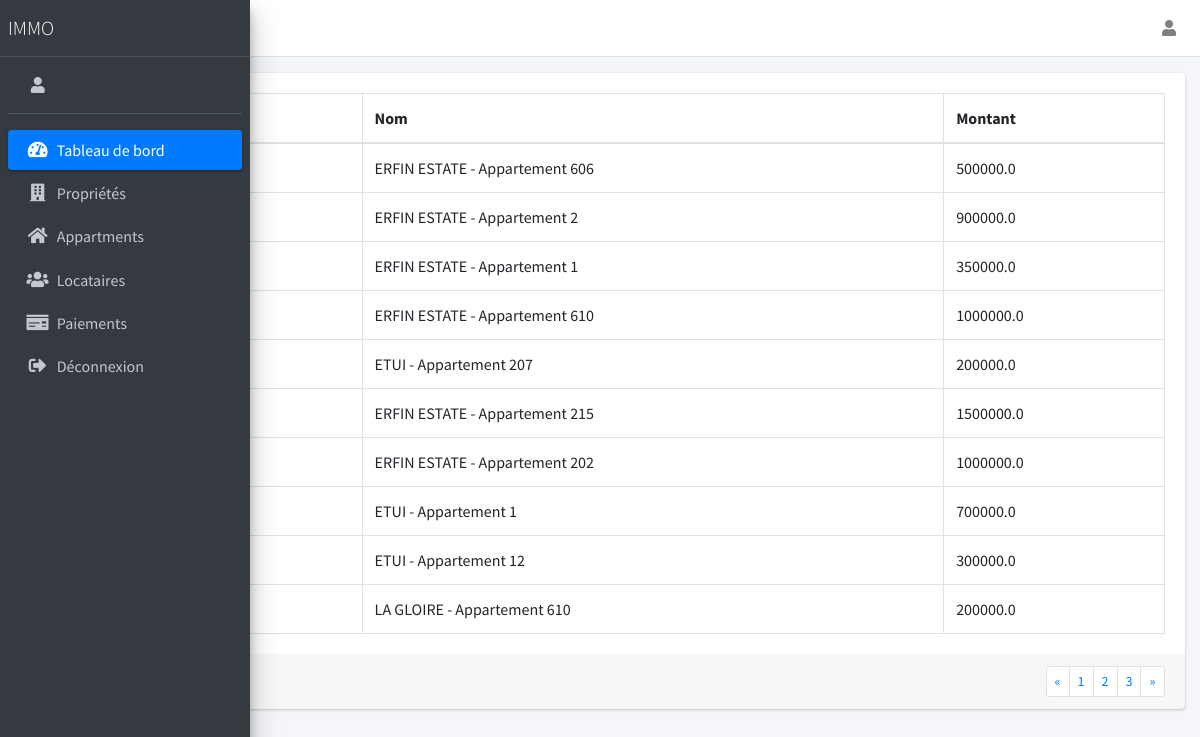
The app's page /landlords/wallet with its own data.
### manager/models.py (models this page shows, shortened)
class Appartment(models.Model):
    name = models.CharField(max_length=200)
    slug = models.CharField(max_length=200)
    price = models.DecimalField(
                         max_digits = 10,
                         decimal_places = 1)
    bail = models.DecimalField(
                         max_digits = 10,
                         decimal_places = 1)
    address = models.CharField(max_length=200, null=True, blank=True)
    description = models.TextField()
    bail_required =  models.BooleanField(default=True)
    status = models.CharField(max_length=200, null=True)
    date_create = models.DateTimeField(auto_now_add=True, null=True)
    building = models.ForeignKey(
        Building, on_delete=models.SET_NULL, null=True, blank=True)

class Building(models.Model):
    name = models.CharField(max_length=200)
    slug = models.CharField(max_length=200)
    address = models.CharField(max_length=200)
    description = models.TextField()
    date_create = models.DateTimeField(auto_now_add=True, null=True)
    contract_file_path = models.FileField(upload_to="contrat")
    building_type = models.ForeignKey(
        BuildingType, on_delete=models.SET_NULL, null=True, blank=True)
    landlord = models.ForeignKey(
        ImmoUser, on_delete=models.SET_NULL, null=True, blank=True)

### manager/views.py (the view)
# urls.py: path('landlords/wallet', views.walletLandlord, name="landlordWallet"),
def walletLandlord(request):
    immo_role = ImmoRole.objects.get(slug='landlord')
    immo_user = ImmoUser.objects.select_related('user', '').filter(role=immo_role)
    payments = Payment.objects.filter(payment_type=1)
    sum_retrait = 0
    wallet = 0
    building = Appartment.objects.all()
    for pay in payments:
        wallet = wallet + pay.bill.contract.appartment.price - (pay.bill.contract.appartment.price*10)/100
    total_wallet = wallet - sum_retrait
    context = {
        'wallets': building
    }
    return render(request, 'components/landlord/walletland.html',context)

### manager/models.py (called while the page is built)
    def __str__(self):
        return self.user.first_name +  ' ' + self.user.last_name

### manager/templates/components/landlord/walletland.html (shortened to what this page needs)
{%extends 'app.html'%}
{%load static %}
{% block content %}
<section class="content">
	<div class="container-fluid">
	  <div class="row">
		<div class="col-md-12 mt-3">
		  <div class="card">
			<div class="card-body">
			  <table class="table table-bordered">
				<thead>
				  <tr>
					<th>Bailleur</th>
					<th>Nom</th>
					<th>Montant	</th>
				  </tr>
				</thead>
				<tbody>
					{% for wallet in wallets %}
						<tr>
							<td>{{ wallet.building.landlord}}</td>
							<td>{{ wallet.building.name }} - {{ wallet.name}}</td>
							<td>{{ wallet.bail }}</td>
					  	</tr>
						{% endfor %}
				</tbody>
			  </table>
			</div>
			<div class="card-footer clearfix">
			  <ul class="pagination pagination-sm m-0 float-right">
				<li class="page-item"><a class="page-link" href="#">&laquo;</a></li>
				<li class="page-item"><a class="page-link" href="#">1</a></li>
				<li class="page-item"><a class="page-link" href="#">2</a></li>
				<li class="page-item"><a class="page-link" href="#">3</a></li>
				<li class="page-item"><a class="page-link" href="#">&raquo;</a></li>
			  </ul>
			</div>
		  </div>
		</div>
	  </div>
	</div>
</section>
{% endblock %}

### manager/templates/app.html (shortened to what this page needs)
{% load static %}
<!DOCTYPE html>
<html lang="en">
<head>
  {% include 'includes/css.html' %}
</head>
<body class="hold-transition sidebar-mini layout-fixed sidebar-collapse">
    <div class="wrapper">
        {% include 'partials/header.html' %}
        {% include 'partials/aside.html' %}
        <div class="content-wrapper">
            {% block content %}
            {% endblock %}
        </div>
    </div>
</body>
</html>

### manager/templates/includes/css.html (shortened to what this page needs)
{% load static %}
<link rel="stylesheet" href="{% static 'manager/plugins/fontawesome-free/css/all.min.css' %}">
<link rel="stylesheet" href="https://code.ionicframework.com/ionicons/2.0.1/css/ionicons.min.css">
<link rel="stylesheet" href="{% static 'manager/dist/css/adminlte.min.css' %}">
<link rel="stylesheet" href="{% static 'manager/plugins/overlayScrollbars/css/OverlayScrollbars.min.css' %}">

### manager/templates/partials/header.html (shortened to what this page needs)
<nav class="main-header navbar navbar-expand navbar-white navbar-light">
    <ul class="navbar-nav">
      <li class="nav-item">
        <a class="nav-link" data-widget="pushmenu" href="#" role="button"></a>
      </li>
    </ul>
    <ul class="navbar-nav ml-auto">
      <li class="nav-item dropdown">
        <a class="nav-link" data-toggle="dropdown" href="#">
          <i class="fas fa-user"></i>
        </a>
      </li>
    </ul>
  </nav>

### manager/templates/partials/aside.html (shortened to what this page needs)
{% load static %}
<aside class="main-sidebar sidebar-dark-primary elevation-4">
    <a href="{% url 'home' %}" class="brand-link">
        <span class="brand-text font-weight-light">IMMO</span>
    </a>
    <div class="sidebar">
        <div class="user-panel mt-3 pb-3 mb-3 d-flex">
            <div class="image">
                <i class="fas fa-user" style="color:#c2c7d0 !important; margin-left:10px !important;"></i>
            </div>
            <div class="info">
            </div>
        </div>
        <nav class="mt-2">
            <ul class="nav nav-pills nav-sidebar flex-column" data-widget="treeview" role="menu" data-accordion="false">
                <li class="nav-item menu-open">
                    <a href="{% url 'home' %}" class="nav-link active">
                        <i class="nav-icon fas fa-tachometer-alt"></i>
                        <p>
                            Tableau de bord
                        </p>
                    </a>
                </li>
                {% if request.user.immouser.role.id != 2 or  user.is_staff %}
                    <li class="nav-item">
                        <a href="{% url 'buildingList' %}" class="nav-link">
                        <i class="nav-icon fas fa-building"></i>
                        <p>
                            Propriétés
                        </p>
                        </a>
                    </li>
                    <li class="nav-item">
                        <a href="{% url 'appartmentList' %}" class="nav-link">
                        <i class="nav-icon fas fa-home"></i>
                        <p>
                            Appartments
                        </p>
                        </a>
                    </li>
                    <li class="nav-item">
                        <a href="{% url 'tenantList' %}" class="nav-link  ">
                        <i class="nav-icon fas fa-users"></i>
                        <p>
                            Locataires
                        </p>
                        </a>
                    </li>
                    <li class="nav-item">
                        <a href="{% url 'paymentList' %}" class="nav-link">
                            <i class="nav-icon fas fa-money-check"></i>
                            <p>
                                Paiements
                            </p>
                        </a>
                    </li>
                {% endif %}
                <li class="nav-item">
                    <a href="{% url 'logout' %}" class="nav-link">
                    <i class="nav-icon fas fa-sign-out-alt"></i>
                    <p>
                        Déconnexion
                    </p>
                    </a>
                </li>
            </ul>
        </nav>
    </div>
</aside>

### manager/templates/includes/js.html (shortened to what this page needs)
{% load static %}

### records on screen
Appartment: building.name "ERFIN ESTATE", name "Appartement 606", bail "500000.0"
Appartment: building.name "ERFIN ESTATE", name "Appartement 2", bail "900000.0"
Appartment: building.name "ERFIN ESTATE", name "Appartement 1", bail "350000.0"
Appartment: building.name "ERFIN ESTATE", name "Appartement 610", bail "1000000.0"
Appartment: building.name "ETUI", name "Appartement 207", bail "200000.0"
Appartment: building.name "ERFIN ESTATE", name "Appartement 215", bail "1500000.0"
Appartment: building.name "ERFIN ESTATE", name "Appartement 202", bail "1000000.0"
Appartment: building.name "ETUI", name "Appartement 1", bail "700000.0"
Appartment: building.name "ETUI", name "Appartement 12", bail "300000.0"
Appartment: building.name "LA GLOIRE", name "Appartement 610", bail "200000.0"
